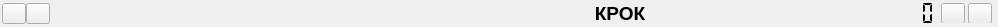
     <widget class="QWidget" name="bg_up" native="true">
      <property name="maximumSize">
       <size>
        <width>16777215</width>
        <height>20</height>
       </size>
      </property>
      <layout class="QHBoxLayout" name="horizontalLayout_2">
       <property name="spacing">
        <number>0</number>
       </property>
       <property name="leftMargin">
        <number>0</number>
       </property>
       <property name="topMargin">
        <number>0</number>
       </property>
       <property name="rightMargin">
        <number>0</number>
       </property>
       <property name="bottomMargin">
        <number>0</number>
       </property>
       <item>
        <widget class="QWidget" name="widget" native="true">
         <layout class="QHBoxLayout" name="horizontalLayout_24">
          <property name="spacing">
           <number>0</number>
          </property>
          <property name="leftMargin">
           <number>0</number>
          </property>
          <property name="topMargin">
           <number>0</number>
          </property>
          <property name="rightMargin">
           <number>0</number>
          </property>
          <property name="bottomMargin">
           <number>0</number>
          </property>
          <item>
           <widget class="QWidget" name="widget_38" native="true">
            <property name="minimumSize">
             <size>
              <width>50</width>
              <height>0</height>
             </size>
            </property>
            <property name="maximumSize">
             <size>
              <width>50</width>
              <height>16777215</height>
             </size>
            </property>
            <layout class="QHBoxLayout" name="horizontalLayout_10">
             <property name="spacing">
              <number>2</number>
             </property>
             <property name="leftMargin">
              <number>2</number>
             </property>
             <property name="topMargin">
              <number>1</number>
             </property>
             <property name="rightMargin">
              <number>2</number>
             </property>
             <property name="bottomMargin">
              <number>1</number>
             </property>
             <item>
              <widget class="QPushButton" name="delete_btn_1">
               <property name="minimumSize">
                <size>
                 <width>24</width>
                 <height>21</height>
                </size>
               </property>
               <property name="maximumSize">
                <size>
                 <width>24</width>
                 <height>21</height>
                </size>
               </property>
               <property name="cursor">
                <cursorShape>PointingHandCursor</cursorShape>
               </property>
               <property name="styleSheet">
                <string notr="true"/>
               </property>
               <property name="text">
                <string/>
               </property>
               <property name="icon">
                <iconset resource="../qrc/Interface_qrc.qrc">
                 <normaloff>:/Image/Clouse.png</normaloff>:/Image/Clouse.png</iconset>
               </property>
               <property name="iconSize">
                <size>
                 <width>15</width>
                 <height>15</height>
                </size>
               </property>
              </widget>
             </item>
             <item>
              <widget class="QPushButton" name="accept_btn_1">
               <property name="minimumSize">
                <size>
                 <width>24</width>
                 <height>21</height>
                </size>
               </property>
               <property name="maximumSize">
                <size>
                 <width>24</width>
                 <height>21</height>
                </size>
               </property>
               <property name="cursor">
                <cursorShape>PointingHandCursor</cursorShape>
               </property>
               <property name="styleSheet">
                <string notr="true"/>
               </property>
               <property name="text">
                <string/>
               </property>
               <property name="icon">
                <iconset resource="../qrc/Interface_qrc.qrc">
                 <normaloff>:/Image/check-mark.png</normaloff>:/Image/check-mark.png</iconset>
               </property>
               <property name="iconSize">
                <size>
                 <width>15</width>
                 <height>15</height>
                </size>
               </property>
              </widget>
             </item>
            </layout>
           </widget>
          </item>
          <item>
           <widget class="QWidget" name="widget_39" native="true">
            <property name="minimumSize">
             <size>
              <width>500</width>
              <height>0</height>
             </size>
            </property>
            <property name="maximumSize">
             <size>
              <width>500</width>
              <height>16777215</height>
             </size>
            </property>
            <layout class="QHBoxLayout" name="horizontalLayout_9">
             <property name="spacing">
              <number>0</number>
             </property>
             <property name="leftMargin">
              <number>0</number>
             </property>
             <property name="topMargin">
              <number>0</number>
             </property>
             <property name="rightMargin">
              <number>0</number>
             </property>
             <property name="bottomMargin">
              <number>0</number>
             </property>
             <item>
              <widget class="QWidget" name="widget_53" native="true">
               <layout class="QVBoxLayout" name="verticalLayout_14">
                <property name="spacing">
                 <number>0</number>
                </property>
                <property name="leftMargin">
                 <number>0</number>
                </property>
                <property name="topMargin">
                 <number>0</number>
                </property>
                <property name="rightMargin">
                 <number>0</number>
                </property>
                <property name="bottomMargin">
                 <number>0</number>
                </property>
                <item>
                 <widget class="QLabel" name="info">
                  <property name="font">
                   <font>
                    <family>Tahoma</family>
                    <pointsize>8</pointsize>
                    <weight>75</weight>
                    <bold>true</bold>
                   </font>
                  </property>
                  <property name="text">
                   <string/>
                  </property>
                  <property name="alignment">
                   <set>Qt::AlignCenter</set>
                  </property>
                 </widget>
                </item>
               </layout>
              </widget>
             </item>
             <item>
              <widget class="QWidget" name="widget_48" native="true">
               <layout class="QVBoxLayout" name="verticalLayout_15">
                <property name="spacing">
                 <number>0</number>
                </property>
                <property name="leftMargin">
                 <number>0</number>
                </property>
                <property name="topMargin">
                 <number>0</number>
                </property>
                <property name="rightMargin">
                 <number>0</number>
                </property>
                <property name="bottomMargin">
                 <number>0</number>
                </property>
                <item>
                 <widget class="QLabel" name="err">
                  <property name="font">
                   <font>
                    <family>Tahoma</family>
                    <pointsize>8</pointsize>
                    <weight>75</weight>
                    <bold>true</bold>
                   </font>
                  </property>
                  <property name="text">
                   <string/>
                  </property>
                  <property name="alignment">
                   <set>Qt::AlignCenter</set>
                  </property>
                 </widget>
                </item>
               </layout>
              </widget>
             </item>
            </layout>
           </widget>
          </item>
          <item>
           <widget class="QWidget" name="widget_40" native="true">
            <property name="minimumSize">
             <size>
              <width>140</width>
              <height>0</height>
             </size>
            </property>
            <property name="maximumSize">
             <size>
              <width>140</width>
              <height>16777215</height>
             </size>
            </property>
            <layout class="QVBoxLayout" name="verticalLayout_20">
             <property name="spacing">
              <number>0</number>
             </property>
             <property name="leftMargin">
              <number>0</number>
             </property>
             <property name="topMargin">
              <number>2</number>
             </property>
             <property name="rightMargin">
              <number>0</number>
             </property>
             <property name="bottomMargin">
              <number>2</number>
             </property>
             <item>
              <widget class="QLabel" name="CROC">
               <property name="font">
                <font>
                 <pointsize>14</pointsize>
                 <weight>75</weight>
                 <bold>true</bold>
                </font>
               </property>
               <property name="text">
                <string>КРОК</string>
               </property>
               <property name="alignment">
                <set>Qt::AlignCenter</set>
               </property>
              </widget>
             </item>
            </layout>
           </widget>
          </item>
          <item>
           <widget class="QWidget" name="widget_41" native="true">
            <property name="minimumSize">
             <size>
              <width>180</width>
              <height>0</height>
             </size>
            </property>
            <property name="maximumSize">
             <size>
              <width>16777215</width>
              <height>16777215</height>
             </size>
            </property>
            <layout class="QVBoxLayout" name="verticalLayout_21">
             <property name="spacing">
              <number>0</number>
             </property>
             <property name="leftMargin">
              <number>1</number>
             </property>
             <property name="topMargin">
              <number>1</number>
             </property>
             <property name="rightMargin">
              <number>1</number>
             </property>
             <property name="bottomMargin">
              <number>1</number>
             </property>
            </layout>
           </widget>
          </item>
          <item>
           <widget class="QWidget" name="widget_42" native="true">
            <layout class="QVBoxLayout" name="verticalLayout_23">
             <property name="spacing">
              <number>0</number>
             </property>
             <property name="leftMargin">
              <number>2</number>
             </property>
             <property name="topMargin">
              <number>1</number>
             </property>
             <property name="rightMargin">
              <number>2</number>
             </property>
             <property name="bottomMargin">
              <number>1</number>
             </property>
             <item>
              <widget class="QLCDNumber" name="Clock">
               <property name="font">
                <font>
                 <family>Tahoma</family>
                 <pointsize>10</pointsize>
                 <weight>75</weight>
                 <bold>true</bold>
                </font>
               </property>
               <property name="frameShape">
                <enum>QFrame::NoFrame</enum>
               </property>
               <property name="smallDecimalPoint">
                <bool>false</bool>
               </property>
               <property name="mode">
                <enum>QLCDNumber::Dec</enum>
               </property>
               <property name="segmentStyle">
                <enum>QLCDNumber::Flat</enum>
               </property>
               <property name="intValue" stdset="0">
                <number>0</number>
               </property>
              </widget>
             </item>
            </layout>
           </widget>
          </item>
         </layout>
        </widget>
       </item>
       <item>
        <widget class="QWidget" name="widget_2" native="true">
         <property name="minimumSize">
          <size>
           <width>60</width>
           <height>20</height>
          </size>
         </property>
         <property name="maximumSize">
          <size>
           <width>60</width>
           <height>20</height>
          </size>
         </property>
         <layout class="QHBoxLayout" name="horizontalLayout_3">
          <property name="spacing">
           <number>0</number>
          </property>
          <property name="leftMargin">
           <number>0</number>
          </property>
          <property name="topMargin">
           <number>0</number>
          </property>
          <property name="rightMargin">
           <number>2</number>
          </property>
          <property name="bottomMargin">
           <number>0</number>
          </property>
          <item>
           <widget class="QPushButton" name="roll_btn">
            <property name="minimumSize">
             <size>
              <width>24</width>
              <height>21</height>
             </size>
            </property>
            <property name="maximumSize">
             <size>
              <width>24</width>
              <height>21</height>
             </size>
            </property>
            <property name="cursor">
             <cursorShape>PointingHandCursor</cursorShape>
            </property>
            <property name="styleSheet">
             <string notr="true"/>
            </property>
            <property name="text">
             <string/>
            </property>
            <property name="icon">
             <iconset resource="../qrc/Interface_qrc.qrc">
              <normaloff>:/Image/circle_yellow.png</normaloff>:/Image/circle_yellow.png</iconset>
            </property>
            <property name="iconSize">
             <size>
              <width>15</width>
              <height>15</height>
             </size>
            </property>
           </widget>
          </item>
          <item>
           <widget class="QPushButton" name="clouse_btn">
            <property name="minimumSize">
             <size>
              <width>24</width>
              <height>21</height>
             </size>
            </property>
            <property name="maximumSize">
             <size>
              <width>24</width>
              <height>21</height>
             </size>
            </property>
            <property name="cursor">
             <cursorShape>PointingHandCursor</cursorShape>
            </property>
            <property name="styleSheet">
             <string notr="true"/>
            </property>
            <property name="text">
             <string/>
            </property>
            <property name="icon">
             <iconset resource="../qrc/Interface_qrc.qrc">
              <normaloff>:/Image/circle_red.png</normaloff>:/Image/circle_red.png</iconset>
            </property>
            <property name="iconSize">
             <size>
              <width>15</width>
              <height>15</height>
             </size>
            </property>
           </widget>
          </item>
         </layout>
        </widget>
       </item>
      </layout>
     </widget>
